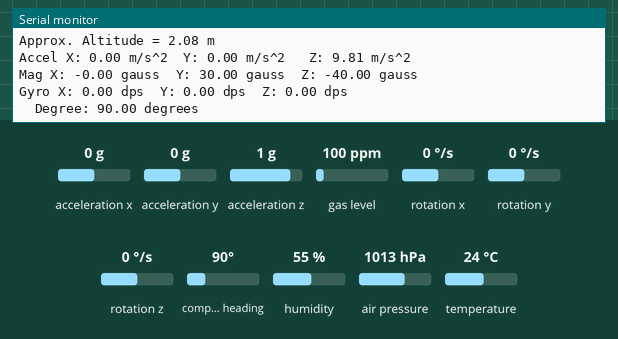
Recording of a sketch running on a simulated Arduino Uno, built with avr-gcc and run on an emulated ATmega328P. Shown: the last lines printed to the serial monitor. The inputs (shaded band) are chosen by the test bench; at power-on: acceleration x 0 g, acceleration y 0 g, acceleration z 1 g, rotation x 0 °/s, rotation y 0 °/s, gas level 100 ppm, rotation z 0 °/s, compass heading 90°, humidity 55 %, air pressure 1013 hPa, temperature 24 °C.

Above: at 1.2 s.
1.3 s: acceleration x set to -1.4 g
2.8 s: acceleration y set to -1.4 g
4.3 s: acceleration z set to -1.4 g
5.8 s: rotation x set to -192 °/s
At 7.1 s:
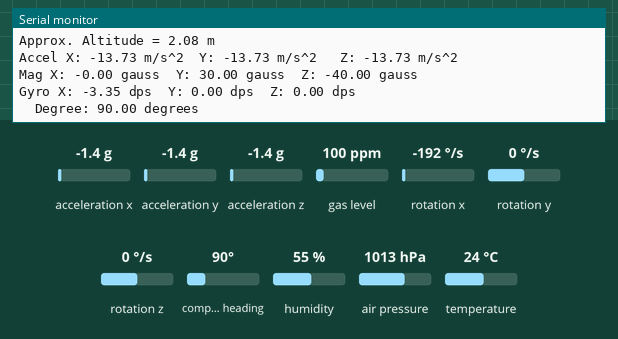
7.3 s: rotation y set to -192 °/s
At 9.6 s:
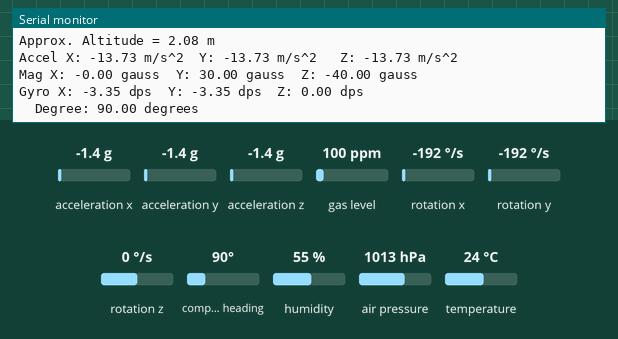

The sketch:

lsm9ds1.ino
```cpp
#include <Wire.h>
#include <SPI.h>
#include <Adafruit_LSM9DS1.h>
#include <Adafruit_Sensor.h>  // not used in this demo but required!
#include "Adafruit_BMP3XX.h"
#include <math.h>

// i2c
//Adafruit_LSM9DS1 lsm = Adafruit_LSM9DS1();

#define LSM9DS1_SCK A5
#define LSM9DS1_MISO 12
#define LSM9DS1_MOSI A4
#define LSM9DS1_XGCS 6
#define LSM9DS1_MCS 5
#define BMP_SCK 13
#define BMP_MISO 12
#define BMP_MOSI 11
#define BMP_CS 10
#define SEALEVELPRESSURE_HPA (1013.25)


// You can also use software SPI
//Adafruit_LSM9DS1 lsm = Adafruit_LSM9DS1(LSM9DS1_SCK, LSM9DS1_MISO, LSM9DS1_MOSI, LSM9DS1_XGCS, LSM9DS1_MCS);
// Or hardware SPI! In this case, only CS pins are passed in
Adafruit_LSM9DS1 lsm = Adafruit_LSM9DS1(LSM9DS1_XGCS, LSM9DS1_MCS);

//Adafruit_BMP3XX bmp; // I2C
Adafruit_BMP3XX bmp(BMP_CS); // hardware SPI
//Adafruit_BMP3XX bmp(BMP_CS, BMP_MOSI, BMP_MISO,  BMP_SCK);

void setupSensor()
{
  // 1.) Set the accelerometer range
  lsm.setupAccel(lsm.LSM9DS1_ACCELRANGE_2G);
  //lsm.setupAccel(lsm.LSM9DS1_ACCELRANGE_4G);
  //lsm.setupAccel(lsm.LSM9DS1_ACCELRANGE_8G);
  //lsm.setupAccel(lsm.LSM9DS1_ACCELRANGE_16G);

  // 2.) Set the magnetometer sensitivity
  lsm.setupMag(lsm.LSM9DS1_MAGGAIN_4GAUSS);
  //lsm.setupMag(lsm.LSM9DS1_MAGGAIN_8GAUSS);
  //lsm.setupMag(lsm.LSM9DS1_MAGGAIN_12GAUSS);
  //lsm.setupMag(lsm.LSM9DS1_MAGGAIN_16GAUSS);

  // 3.) Setup the gyroscope
  lsm.setupGyro(lsm.LSM9DS1_GYROSCALE_245DPS);
  //lsm.setupGyro(lsm.LSM9DS1_GYROSCALE_500DPS);
  //lsm.setupGyro(lsm.LSM9DS1_GYROSCALE_2000DPS);
}


void setup()
{
  Serial.begin(115200);

  while (!Serial) {
    delay(1); // will pause Zero, Leonardo, etc until serial console opens
  }

  Serial.println("LSM9DS1 data read demo");

  // Try to initialise and warn if we couldn't detect the chip
  if (!lsm.begin())
  {
    Serial.println("Oops ... unable to initialize the LSM9DS1. Check your wiring!");
    while (1);
  }
  Serial.println("Found LSM9DS1 9DOF");

  if (!bmp.begin()) {
    Serial.println("Could not find a valid BMP3 sensor, check wiring!");
    while (1);
  }

  // helper to just set the default scaling we want, see above!
  setupSensor();

  // Set up oversampling and filter initialization
  bmp.setTemperatureOversampling(BMP3_OVERSAMPLING_8X);
  bmp.setPressureOversampling(BMP3_OVERSAMPLING_4X);
  bmp.setIIRFilterCoeff(BMP3_IIR_FILTER_COEFF_3);
  //bmp.setOutputDataRate(BMP3_ODR_50_HZ);

}

void loop()
{
  if (! bmp.performReading()) {
    Serial.println("Failed to perform reading :(");
    return;
  }
  Serial.print("Temperature = ");
  Serial.print(bmp.temperature);
  Serial.println(" *C");

  Serial.print("Pressure = ");
  Serial.print(bmp.pressure / 100.0);
  Serial.println(" hPa");

  Serial.print("Approx. Altitude = ");
  Serial.print(bmp.readAltitude(SEALEVELPRESSURE_HPA));
  Serial.println(" m");

  lsm.read();  /* ask it to read in the data */

  /* Get a new sensor event */
  sensors_event_t a, m, g, temp;

  lsm.getEvent(&a, &m, &g, &temp);

  Serial.print("Accel X: "); Serial.print(a.acceleration.x); Serial.print(" m/s^2");
  Serial.print("\tY: "); Serial.print(a.acceleration.y);     Serial.print(" m/s^2 ");
  Serial.print("\tZ: "); Serial.print(a.acceleration.z);     Serial.println(" m/s^2 ");

  Serial.print("Mag X: "); Serial.print(m.magnetic.x);   Serial.print(" gauss");
  Serial.print("\tY: "); Serial.print(m.magnetic.y);     Serial.print(" gauss");
  Serial.print("\tZ: "); Serial.print(m.magnetic.z);     Serial.println(" gauss");

  Serial.print("Gyro X: "); Serial.print(g.gyro.x);   Serial.print(" dps");
  Serial.print("\tY: "); Serial.print(g.gyro.y);      Serial.print(" dps");
  Serial.print("\tZ: "); Serial.print(g.gyro.z);      Serial.println(" dps");

  Serial.print("\tDegree: "); Serial.print(GaussToDegrees(m.magnetic.x, m.magnetic.y));      Serial.println(" degrees");

  Serial.println();
  delay(2000);
}

float GaussToDegrees(float xMag, float yMag) {
  float d;
  if((yMag < 0.00001) && (yMag > -0.00001)) {
    if(xMag >= 0.0000) {
      return 0.0000;
    }
    else {
      return 180.0000;
    }
  }
  if(yMag > 0.0000){
    d = 90 - (atan(xMag/yMag)) * (180.0/3.14);
  }
  else {
    d = 270 - (atan(xMag/yMag)) * (180.0/3.14);
  }
  return d;
}
```

Measured:
- after the input at 5.8 s, the serial monitor: prints a new line after 0.88 s (image 1)
- after the input at 7.3 s, the serial monitor: prints a new line after 1.5 s (image 2)
